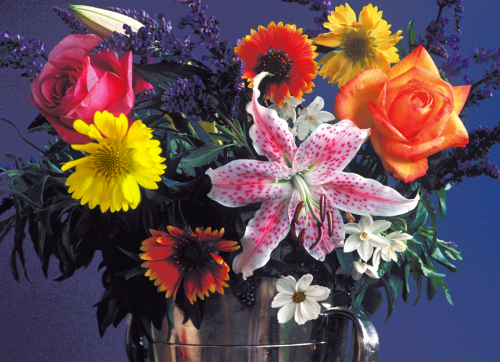
#> input picture dip/assignment2/flowers.ppm, 500 x 362 px
$ python p4.py
#> lines starting #> are read from the running program, lines starting #| are printed output that depends on the picture
import cv2 as cv
import matplotlib.pyplot as plt

img = cv.imread('flowers.ppm')
#> img is the input picture: shape (362, 500, 3); mean B, G, R 83.7, 76.9, 99.9
grayImg = cv.cvtColor(img, cv.COLOR_BGR2GRAY)
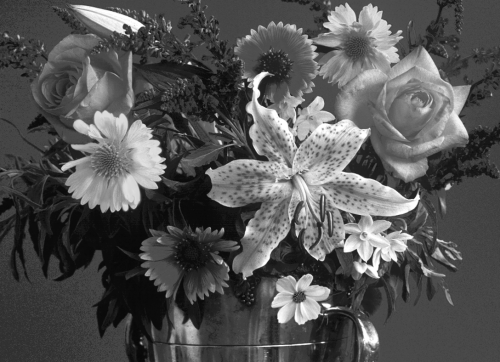
#> grayImg: shape (362, 500); min 8, max 255, mean 84.6
hist = cv.calcHist([grayImg], [0], None, [256], [0, 256])
#> hist = 256 values, max 5288 at index 70, min 0 at index 0, mean 707
plt.subplot(1,2,1)
plt.title("Grayscale image")
plt.imshow(grayImg)
plt.subplot(1,2,2)
plt.title("Image histogram")
plt.plot(hist)
plt.show()
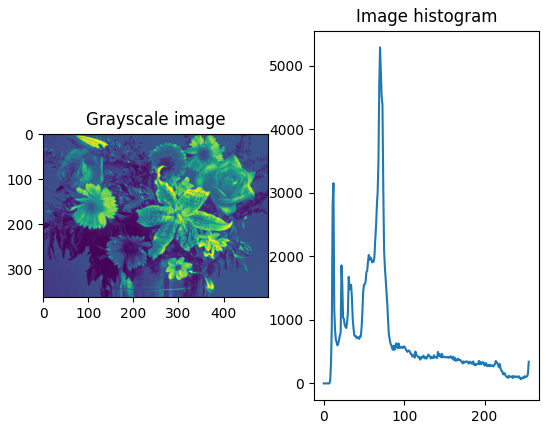
#> figure drawn by matplotlib, 2 panels; panel 2: curve peaks at x = 70, y = 5288

$ run again, with dip/assignment2/Brain3.pgm saved as dip/assignment2/flowers.ppm
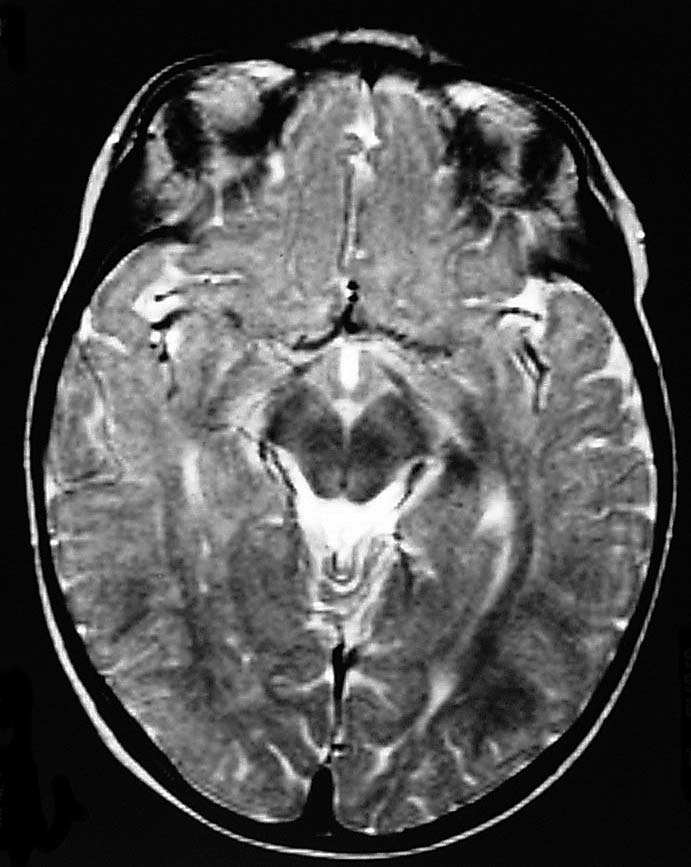
#> input picture dip/assignment2/Brain3.pgm, 691 x 867 px
#> img is the input picture: shape (867, 691, 3); min 0, max 255, mean 79.6
#> hist = 256 values, max 61113 at index 5, min 405 at index 239, mean 2340.2
#> `plt.show()`:
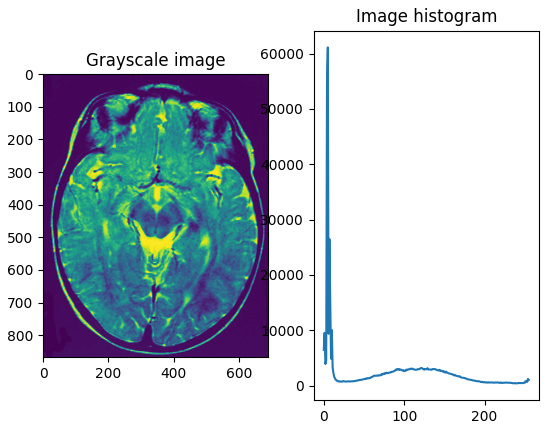
#> figure drawn by matplotlib, 2 panels; panel 2: curve peaks at x = 5, y = 61113
